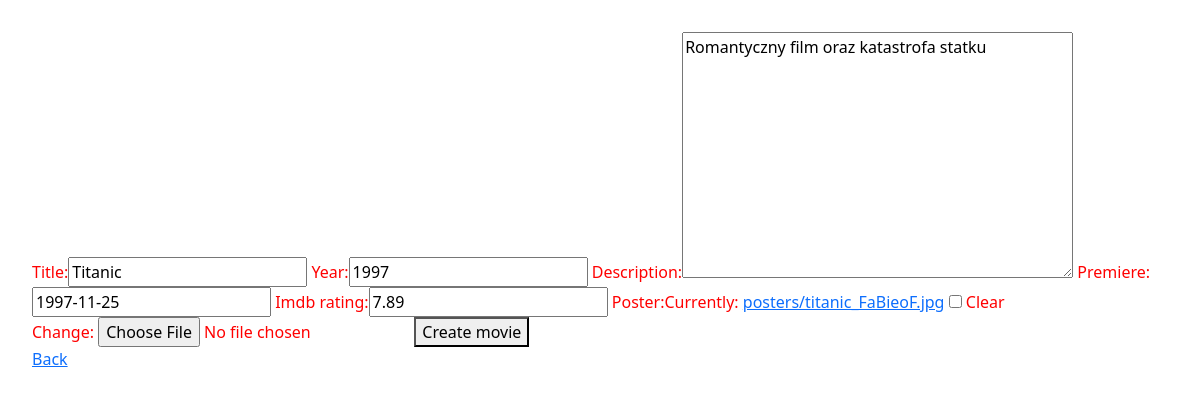
Page /movies_web/edit/1/ (signed in) on the committed database.
### movies_web/models.py (models this page shows, shortened)
class Movie(models.Model):
    title = models.CharField(max_length=64, blank=False, unique=True)
    year = models.PositiveSmallIntegerField(default=2000)
    description = models.TextField(default='')
    premiere = models.DateField(null=True, blank=True)
    imdb_rating = models.DecimalField(max_digits=4, decimal_places=2, null=True, blank=True)
    poster = models.ImageField(upload_to='posters', null=True, blank=True)

### movies_web/views.py (the view)
# urls.py: path('edit/<int:id>/', update_movie, name='update_movie'),
@login_required
def update_movie(request, id):
    movie = get_object_or_404(Movie, pk=id)
    form = MovieForm(request.POST or None, request.FILES or None, instance=movie)
    if form.is_valid():
        form.save()
        return redirect(index_movies)
    return render(request, 'form_movie.html', {'form': form})

### movies_web/forms.py
class MovieForm(ModelForm):
    class Meta:
        model = Movie
        fields = ['title', 'year', 'description', 'premiere', 'imdb_rating', 'poster']

### templates/form_movie.html (shortened to what this page needs)
{% extends 'main.html' %}
{% load bootstrap %}
{% block side %}
  <form method="post" enctype="multipart/form-data">
    {{ form|bootstrap }}
    <button type="submit">Create movie</button>
  </form>
  <a href="{% url 'index_movies' %}">Back</a>
{% endblock %}

### movies_web/static/movies_web.css (style rules this page uses)
body { padding: 2rem; color: red; }

### rows in the picture
Movie: title "Titanic", year "1997", description "Romantyczny film oraz katastrofa statku", premiere "1997-11-25", imdb_rating "7.89"
